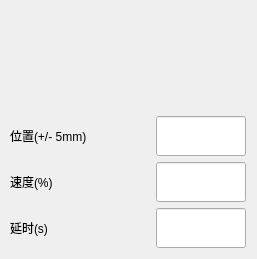
     <widget class="QWidget" name="pageEditPara1">
      <widget class="QWidget" name="layoutWidget">
       <property name="geometry">
        <rect>
         <x>10</x>
         <y>116</y>
         <width>238</width>
         <height>134</height>
        </rect>
       </property>
       <layout class="QGridLayout" name="gridLayout_2">
        <item row="0" column="0">
         <widget class="QLabel" name="label_226">
          <property name="minimumSize">
           <size>
            <width>140</width>
            <height>40</height>
           </size>
          </property>
          <property name="maximumSize">
           <size>
            <width>140</width>
            <height>40</height>
           </size>
          </property>
          <property name="text">
           <string>位置(+/- 5mm)</string>
          </property>
         </widget>
        </item>
        <item row="0" column="1">
         <widget class="NumberEdit" name="editX1_16">
          <property name="sizePolicy">
           <sizepolicy hsizetype="Fixed" vsizetype="Fixed">
            <horstretch>0</horstretch>
            <verstretch>0</verstretch>
           </sizepolicy>
          </property>
          <property name="minimumSize">
           <size>
            <width>90</width>
            <height>40</height>
           </size>
          </property>
          <property name="maximumSize">
           <size>
            <width>90</width>
            <height>40</height>
           </size>
          </property>
         </widget>
        </item>
        <item row="1" column="0">
         <widget class="QLabel" name="label_227">
          <property name="minimumSize">
           <size>
            <width>140</width>
            <height>40</height>
           </size>
          </property>
          <property name="maximumSize">
           <size>
            <width>140</width>
            <height>40</height>
           </size>
          </property>
          <property name="text">
           <string>速度(%)</string>
          </property>
         </widget>
        </item>
        <item row="1" column="1">
         <widget class="NumberEdit" name="editX1_18">
          <property name="sizePolicy">
           <sizepolicy hsizetype="Fixed" vsizetype="Fixed">
            <horstretch>0</horstretch>
            <verstretch>0</verstretch>
           </sizepolicy>
          </property>
          <property name="minimumSize">
           <size>
            <width>90</width>
            <height>40</height>
           </size>
          </property>
          <property name="maximumSize">
           <size>
            <width>90</width>
            <height>40</height>
           </size>
          </property>
         </widget>
        </item>
        <item row="2" column="0">
         <widget class="QLabel" name="label_228">
          <property name="minimumSize">
           <size>
            <width>140</width>
            <height>40</height>
           </size>
          </property>
          <property name="maximumSize">
           <size>
            <width>140</width>
            <height>40</height>
           </size>
          </property>
          <property name="text">
           <string>延时(s)</string>
          </property>
         </widget>
        </item>
        <item row="2" column="1">
         <widget class="NumberEdit" name="editX1_17">
          <property name="sizePolicy">
           <sizepolicy hsizetype="Fixed" vsizetype="Fixed">
            <horstretch>0</horstretch>
            <verstretch>0</verstretch>
           </sizepolicy>
          </property>
          <property name="minimumSize">
           <size>
            <width>90</width>
            <height>40</height>
           </size>
          </property>
          <property name="maximumSize">
           <size>
            <width>90</width>
            <height>40</height>
           </size>
          </property>
         </widget>
        </item>
       </layout>
      </widget>
     </widget>
